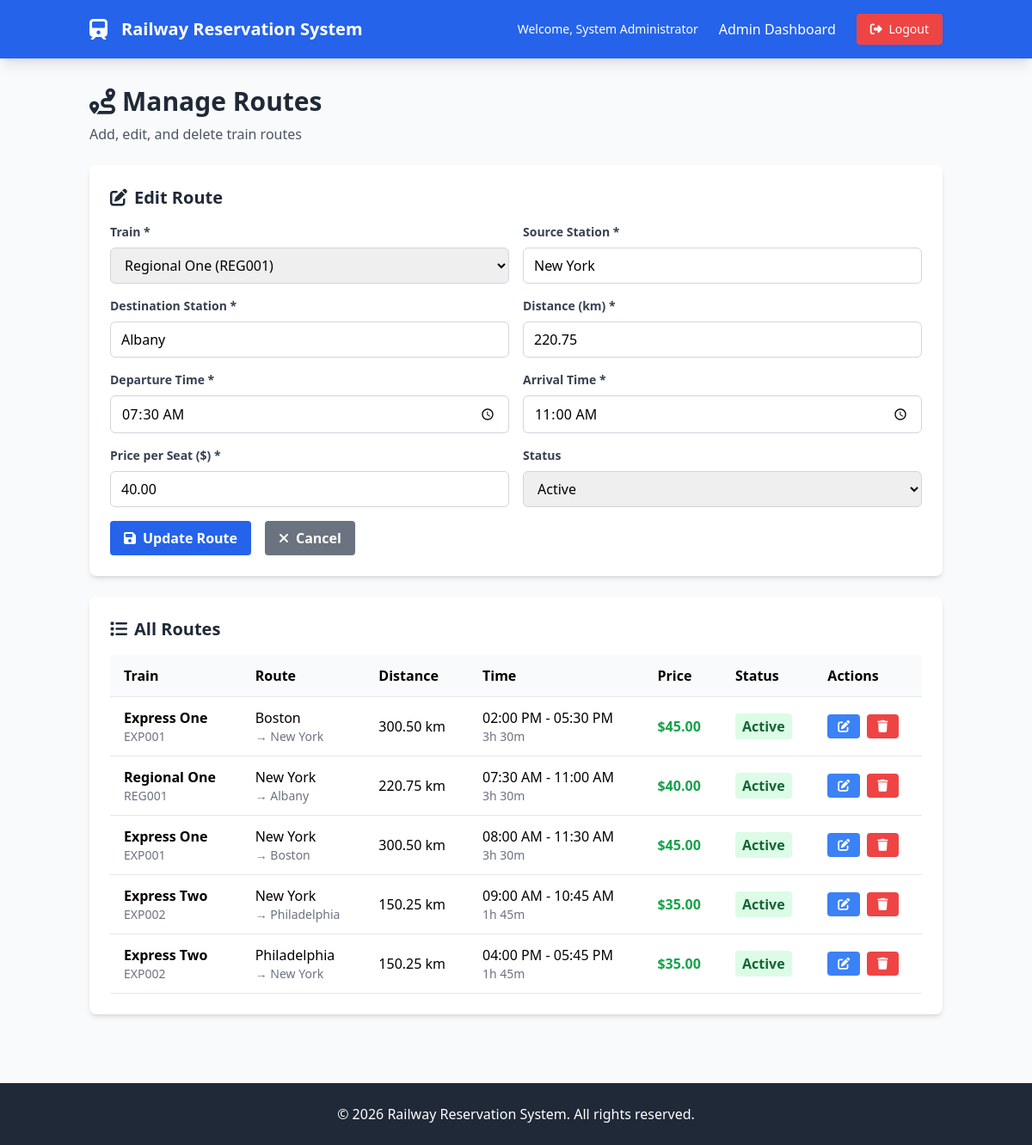
The page /admin/routes.php?edit=5 (signed in) on the database its author committed.
### tables this page shows
CREATE TABLE routes (
    id INT AUTO_INCREMENT PRIMARY KEY,
    train_id INT NOT NULL,
    source_station VARCHAR(100) NOT NULL,
    destination_station VARCHAR(100) NOT NULL,
    distance_km DECIMAL(8,2) NOT NULL,
    departure_time TIME NOT NULL,
    arrival_time TIME NOT NULL,
    price_per_seat DECIMAL(8,2) NOT NULL,
    status ENUM('active', 'inactive') NOT NULL DEFAULT 'active',
    created_at TIMESTAMP DEFAULT CURRENT_TIMESTAMP,
    updated_at TIMESTAMP DEFAULT CURRENT_TIMESTAMP ON UPDATE CURRENT_TIMESTAMP,
    FOREIGN KEY (train_id) REFERENCES trains(id) ON DELETE CASCADE
);

CREATE TABLE trains (
    id INT AUTO_INCREMENT PRIMARY KEY,
    train_number VARCHAR(20) UNIQUE NOT NULL,
    train_name VARCHAR(100) NOT NULL,
    total_seats INT NOT NULL DEFAULT 100,
    available_seats INT NOT NULL DEFAULT 100,
    status ENUM('active', 'inactive') NOT NULL DEFAULT 'active',
    created_at TIMESTAMP DEFAULT CURRENT_TIMESTAMP,
    updated_at TIMESTAMP DEFAULT CURRENT_TIMESTAMP ON UPDATE CURRENT_TIMESTAMP
);

### includes/route.php (called while the page is built, shortened)
<?php
require_once __DIR__ . '/database.php';
class Route {
    private $db;
    public function __construct() {
        $this->db = new Database();
    }
    public function getAllRoutes() {
        try {
            $stmt = $this->db->prepare("
                SELECT r.*, t.train_name, t.train_number
                FROM routes r
                JOIN trains t ON r.train_id = t.id
                ORDER BY r.source_station, r.destination_station
            ");
            $stmt->execute();
            return $stmt->fetchAll();
        } catch(PDOException $e) {
            error_log("Get routes error: " . $e->getMessage());
            return [];
        }
    }
    public function getRouteById($id) {
        try {
            $stmt = $this->db->prepare("
                SELECT r.*, t.train_name, t.train_number
                FROM routes r
                JOIN trains t ON r.train_id = t.id
                WHERE r.id = ?
            ");
            $stmt->execute([$id]);
            return $stmt->fetch();
        } catch(PDOException $e) {
            error_log("Get route error: " . $e->getMessage());
            return false;
        }
    }
}
?>

### includes/database.php (called while the page is built, shortened)
<?php
class Database {
    private $host = DB_HOST;
    private $db_name = DB_NAME;
    private $username = DB_USER;
    private $password = DB_PASS;
    public function connect() {
        $this->conn = null;
        try {
            $this->conn = new PDO(
                "mysql:host=" . $this->host . ";dbname=" . $this->db_name,
                $this->username,
                $this->password
            );
            $this->conn->setAttribute(PDO::ATTR_ERRMODE, PDO::ERRMODE_EXCEPTION);
            $this->conn->setAttribute(PDO::ATTR_DEFAULT_FETCH_MODE, PDO::FETCH_ASSOC);
        } catch(PDOException $e) {
            echo "Connection error: " . $e->getMessage();
        }
        return $this->conn;
    }
    public function prepare($sql) {
        return $this->connect()->prepare($sql);
    }
}
?>

### includes/train.php (called while the page is built, shortened)
<?php
require_once __DIR__ . '/database.php';
class Train {
    private $db;
    public function __construct() {
        $this->db = new Database();
    }
    public function getAllTrains() {
        try {
            $stmt = $this->db->prepare("SELECT * FROM trains ORDER BY train_number");
            $stmt->execute();
            return $stmt->fetchAll();
        } catch(PDOException $e) {
            error_log("Get trains error: " . $e->getMessage());
            return [];
        }
    }
}
?>

### includes/functions.php (called while the page is built, shortened)
<?php
function formatCurrency($amount) {
    return '$' . number_format($amount, 2);
}
function formatTime($time) {
    return date('h:i A', strtotime($time));
}
function timeToMinutes($time) {
    $parts = explode(':', $time);
    return ($parts[0] * 60) + $parts[1];
}
function calculateDuration($departure, $arrival) {
    $dep = timeToMinutes($departure);
    $arr = timeToMinutes($arrival);
    $duration = $arr - $dep;
    $hours = floor($duration / 60);
    $minutes = $duration % 60;
    return sprintf("%dh %dm", $hours, $minutes);
}
?>

### admin/routes.php (the view, shortened to what this page needs)
<?php
require_once '../includes/functions.php';
require_once '../includes/route.php';
require_once '../includes/train.php';
$route = new Route();
$train = new Train();
$routes = $route->getAllRoutes();
$trains = $train->getAllTrains();
$editing_route = null;
if (isset($_GET['edit'])) {
    $editing_route = $route->getRouteById((int)$_GET['edit']);
}
$content = '
<div class="mb-6">
    <h1 class="text-3xl font-bold text-gray-800">
        <i class="fas fa-route mr-2"></i>Manage Routes
    </h1>
    <p class="text-gray-600 mt-2">Add, edit, and delete train routes</p>
</div>';
if ($editing_route) {
    $content .= '
<div class="bg-white rounded-lg shadow-md p-6 mb-6">
    <h2 class="text-xl font-bold mb-4 text-gray-800">
        <i class="fas fa-edit mr-2"></i>Edit Route
    </h2>
    <form method="POST" action="">
        <input type="hidden" name="action" value="update">
        <input type="hidden" name="route_id" value="' . $editing_route['id'] . '">
        <div class="grid grid-cols-1 md:grid-cols-2 gap-4">
            <div>
                <label for="train_id" class="block text-gray-700 text-sm font-bold mb-2">Train *</label>
                <select id="train_id" name="train_id" required
                        class="w-full px-3 py-2 border border-gray-300 rounded-md focus:outline-none focus:ring-2 focus:ring-blue-500">
                    <option value="">Select Train</option>';
                    foreach ($trains as $t) {
                        $selected = $t['id'] == $editing_route['train_id'] ? 'selected' : '';
                        $content .= '<option value="' . $t['id'] . '" ' . $selected . '>' . htmlspecialchars($t['train_name']) . ' (' . htmlspecialchars($t['train_number']) . ')</option>';
                    }
    $content .= '
                </select>
            </div>
            <div>
                <label for="source_station" class="block text-gray-700 text-sm font-bold mb-2">Source Station *</label>
                <input type="text" id="source_station" name="source_station" required
                       value="' . htmlspecialchars($editing_route['source_station']) . '"
                       class="w-full px-3 py-2 border border-gray-300 rounded-md focus:outline-none focus:ring-2 focus:ring-blue-500">
            </div>
            <div>
                <label for="destination_station" class="block text-gray-700 text-sm font-bold mb-2">Destination Station *</label>
                <input type="text" id="destination_station" name="destination_station" required
                       value="' . htmlspecialchars($editing_route['destination_station']) . '"
                       class="w-full px-3 py-2 border border-gray-300 rounded-md focus:outline-none focus:ring-2 focus:ring-blue-500">
            </div>
            <div>
                <label for="distance_km" class="block text-gray-700 text-sm font-bold mb-2">Distance (km) *</label>
                <input type="number" id="distance_km" name="distance_km" required step="0.01" min="0.01"
                       value="' . $editing_route['distance_km'] . '"
                       class="w-full px-3 py-2 border border-gray-300 rounded-md focus:outline-none focus:ring-2 focus:ring-blue-500">
            </div>
            <div>
                <label for="departure_time" class="block text-gray-700 text-sm font-bold mb-2">Departure Time *</label>
                <input type="time" id="departure_time" name="departure_time" required
                       value="' . $editing_route['departure_time'] . '"
                       class="w-full px-3 py-2 border border-gray-300 rounded-md focus:outline-none focus:ring-2 focus:ring-blue-500">
            </div>
            <div>
                <label for="arrival_time" class="block text-gray-700 text-sm font-bold mb-2">Arrival Time *</label>
                <input type="time" id="arrival_time" name="arrival_time" required
                       value="' . $editing_route['arrival_time'] . '"
                       class="w-full px-3 py-2 border border-gray-300 rounded-md focus:outline-none focus:ring-2 focus:ring-blue-500">
            </div>
            <div>
                <label for="price_per_seat" class="block text-gray-700 text-sm font-bold mb-2">Price per Seat ($) *</label>
                <input type="number" id="price_per_seat" name="price_per_seat" required step="0.01" min="0.01"
                       value="' . $editing_route['price_per_seat'] . '"
                       class="w-full px-3 py-2 border border-gray-300 rounded-md focus:outline-none focus:ring-2 focus:ring-blue-500">
            </div>
            <div>
                <label for="status" class="block text-gray-700 text-sm font-bold mb-2">Status</label>
                <select id="status" name="status"
                        class="w-full px-3 py-2 border border-gray-300 rounded-md focus:outline-none focus:ring-2 focus:ring-blue-500">
                    <option value="active" ' . ($editing_route['status'] === 'active' ? 'selected' : '') . '>Active</option>
                    <option value="inactive" ' . ($editing_route['status'] === 'inactive' ? 'selected' : '') . '>Inactive</option>
                </select>
            </div>
        </div>
        <div class="mt-4 flex space-x-4">
            <button type="submit" class="bg-blue-600 hover:bg-blue-700 text-white font-bold py-2 px-4 rounded transition duration-300">
                <i class="fas fa-save mr-2"></i>Update Route
            </button>
            <a href="routes.php" class="bg-gray-500 hover:bg-gray-600 text-white font-bold py-2 px-4 rounded transition duration-300">
                <i class="fas fa-times mr-2"></i>Cancel
            </a>
        </div>
    </form>
</div>';
}
$content .= '
<div class="bg-white rounded-lg shadow-md p-6">
    <h2 class="text-xl font-bold mb-4 text-gray-800">
        <i class="fas fa-list mr-2"></i>All Routes
    </h2>
    <div class="overflow-x-auto">
        <table class="w-full">
            <thead>
                <tr class="border-b bg-gray-50">
                    <th class="text-left py-3 px-4">Train</th>
                    <th class="text-left py-3 px-4">Route</th>
                    <th class="text-left py-3 px-4">Distance</th>
                    <th class="text-left py-3 px-4">Time</th>
                    <th class="text-left py-3 px-4">Price</th>
                    <th class="text-left py-3 px-4">Status</th>
                    <th class="text-left py-3 px-4">Actions</th>
                </tr>
            </thead>
            <tbody>';
if (!empty($routes)) {
    foreach ($routes as $r) {
        $duration = calculateDuration($r['departure_time'], $r['arrival_time']);
        $status_color = $r['status'] === 'active' ? 'green' : 'red';
        $content .= '
                <tr class="border-b hover:bg-gray-50">
                    <td class="py-3 px-4">
                        <div class="font-semibold">' . htmlspecialchars($r['train_name']) . '</div>
                        <div class="text-sm text-gray-500">' . htmlspecialchars($r['train_number']) . '</div>
                    </td>
                    <td class="py-3 px-4">
                        <div>' . htmlspecialchars($r['source_station']) . '</div>
                        <div class="text-sm text-gray-500">→ ' . htmlspecialchars($r['destination_station']) . '</div>
                    </td>
                    <td class="py-3 px-4">' . $r['distance_km'] . ' km</td>
                    <td class="py-3 px-4">
                        <div>' . formatTime($r['departure_time']) . ' - ' . formatTime($r['arrival_time']) . '</div>
                        <div class="text-sm text-gray-500">' . $duration . '</div>
                    </td>
                    <td class="py-3 px-4 font-semibold text-green-600">' . formatCurrency($r['price_per_seat']) . '</td>
                    <td class="py-3 px-4">
                        <span class="bg-' . $status_color . '-100 text-' . $status_color . '-800 font-semibold px-2 py-1 rounded">
                            ' . ucfirst($r['status']) . '
                        </span>
                    </td>
                    <td class="py-3 px-4">
                        <div class="flex space-x-2">
                            <a href="?edit=' . $r['id'] . '" class="bg-blue-500 hover:bg-blue-600 text-white px-3 py-1 rounded text-sm transition duration-300">
                                <i class="fas fa-edit"></i>
                            </a>
                            <form method="POST" action="" class="inline" onsubmit="return confirm(\'Are you sure you want to delete this route?\')">
                                <input type="hidden" name="action" value="delete">
                                <input type="hidden" name="route_id" value="' . $r['id'] . '">
                                <button type="submit" class="bg-red-500 hover:bg-red-600 text-white px-3 py-1 rounded text-sm transition duration-300">
                                    <i class="fas fa-trash"></i>
                                </button>
                            </form>
                        </div>
                    </td>
                </tr>';
    }
} else {
    $content .= '
                <tr>
                    <td colspan="7" class="text-center py-8 text-gray-500">No routes found</td>
                </tr>';
}
$content .= '
            </tbody>
        </table>
    </div>
</div>';
require_once '../includes/header.php';
?>

### rows shown on the page
routes: source_station "New York", destination_station "Albany", distance_km "220.75", departure_time "07:30:00", arrival_time "11:00:00", price_per_seat "40.00", status "Active", train.train_name "Regional One", train.train_number "REG001", departure_time "07:30 AM", arrival_time "11:00 AM", duration "3h 30m", price_per_seat "$40.00"
routes: train.train_name "Express One", train.train_number "EXP001", source_station "Boston", destination_station "New York", distance_km "300.50", departure_time "02:00 PM", arrival_time "05:30 PM", duration "3h 30m", price_per_seat "$45.00", status "Active"
routes: train.train_name "Express One", train.train_number "EXP001", source_station "New York", destination_station "Boston", distance_km "300.50", departure_time "08:00 AM", arrival_time "11:30 AM", duration "3h 30m", price_per_seat "$45.00", status "Active"
routes: train.train_name "Express Two", train.train_number "EXP002", source_station "New York", destination_station "Philadelphia", distance_km "150.25", departure_time "09:00 AM", arrival_time "10:45 AM", duration "1h 45m", price_per_seat "$35.00", status "Active"
routes: train.train_name "Express Two", train.train_number "EXP002", source_station "Philadelphia", destination_station "New York", distance_km "150.25", departure_time "04:00 PM", arrival_time "05:45 PM", duration "1h 45m", price_per_seat "$35.00", status "Active"

### other values the page prints
$_SESSION['full_name'] "System Administrator"
form field train_id "Regional One (REG001)"
